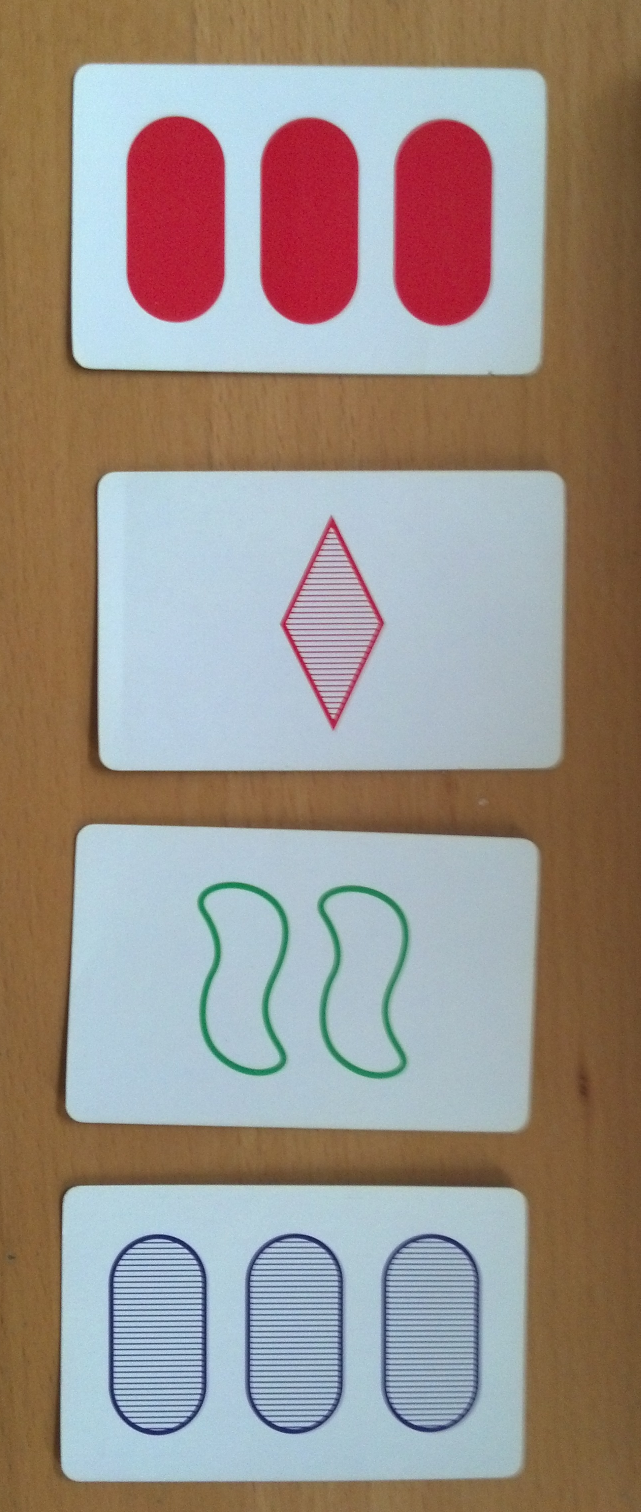
#> input picture cards.png, 1281 x 3024 px (shown at 1/2 size)
$ python setgamematch.py cards.png
#> lines starting #> are read from the running program, lines starting #| are printed output that depends on the picture; after the words box and inside, x2 and y2 are one past the last pixel; in counts of white or black regions, pixels touching at a corner belong together
#!/usr/bin/env python

import sys
import os
import cv2
import numpy as np
from collections import defaultdict


shadings = ['open', 'striped', 'solid']
colors = ['green', 'red', 'purple']
shapes = ['diamond', 'squiggle', 'oval']


class SetCard:
    def __init__(self, v=None, cnt=None):
        # stored as num, col, shading, shape
        self.v = np.array(v)
        self.cnt = cnt

    def __repr__(self):
        num = 3 if self.v[0] == 0 else self.v[0]
        s = '' if num == 1 else 's'
        return str(num) + " " + shadings[self.v[2]] + " " + colors[self.v[1]] + " " + shapes[self.v[3]] + s

    def code(self):
        return "".join(map(str, self.v))


class SetHand:
    def __init__(self, cards=[]):
        #self.cards = [v for v in cards if isinstance(v, SetCard) else SetCard(v)]
        self.cards = []
        for card in cards:
            if not isinstance(card, SetCard):
                card = SetCard(card)
            self.cards.append(card)

    def add(self, card):
        self.cards.append(card if isinstance(card, SetCard) else SetCard(card))

    def find_sets(self):
        # todo: change to dict to reference SetCard (for contour drawing)
        codes = set([card.code() for card in self.cards])

        found = set()
        sets = []
        for i, card1 in enumerate(self.cards):
            for j, card2 in enumerate(self.cards):
                if i < j:
                    card3 = SetCard(missing_card(card1, card2))

                    if card3.code() in codes:
                        s = [card1.code(), card2.code(), card3.code()]
                        s.sort()
                        s = tuple(s)
                        if s not in found:
                            found.add(s)
                            sets.append([card1, card2, card3])
                            #print card1, card2, card3

                        #print ", ".join( map(str, (card1, card2, card3)) )
                        #print card1, card2
        return sets

def is_set_match(card1, card2, card3):
    return ((card1.v + card2.v + card3.v) % 3 == 0).all()

def missing_card(card1, card2):
    return (np.array([0,0,0,0]) - ((card1.v + card2.v) % 3)) % 3


if __name__=='__main__':
    if len(sys.argv) != 2:
        sys.stderr.write('usage: %s <img>\n' % sys.argv[0])
        sys.exit(1)

    # Color lookup table: BGR values for different symbol colors and shadings
    # Format: [shading_index, color_index] where:
    #   shading: 0=open, 1=striped, 2=solid
    #   color: 0=green, 1=red, 2=purple
    symbol_colors = np.array([[130, 165, 165], # open green
                              [60, 130, 80],    # open green (alternate)
                              [50, 80, 190],    # open red
                              [130, 143, 164],  # open purple
                              [110, 150, 140],  # striped green
                              [100, 120, 180],  # striped red
                              [110, 115, 130],  # striped purple
                              [75, 160, 15],    # solid green
                              [50, 30, 180],    # solid red
                              [70, 35, 60]      # solid purple
                              ])
    symbol_codes = np.array([[0, 0], [0, 0], [0, 1], [0, 2],
                             [1, 0], [1, 1], [1, 2],
                             [2, 0], [2, 1], [2, 2]
                             ])

    # Shape detection using extent (ratio of contour area to bounding rectangle area)
    # Diamond: ~0.5, Squiggle: ~0.75, Oval: ~0.87
    symbol_extents = np.array([0.5, 0.75, 0.87])

    # read input image
    infile = sys.argv[1]
    im = cv2.imread(infile)
#> im is the input picture: shape (3024, 1281, 3); mean B, G, R 136, 143.9, 154.6

    if im is None:
        sys.stderr.write('Error: Could not read image file: %s\n' % infile)
        sys.exit(1)

    # convert to grayscale
    imgray = cv2.cvtColor(im, cv2.COLOR_BGR2GRAY)
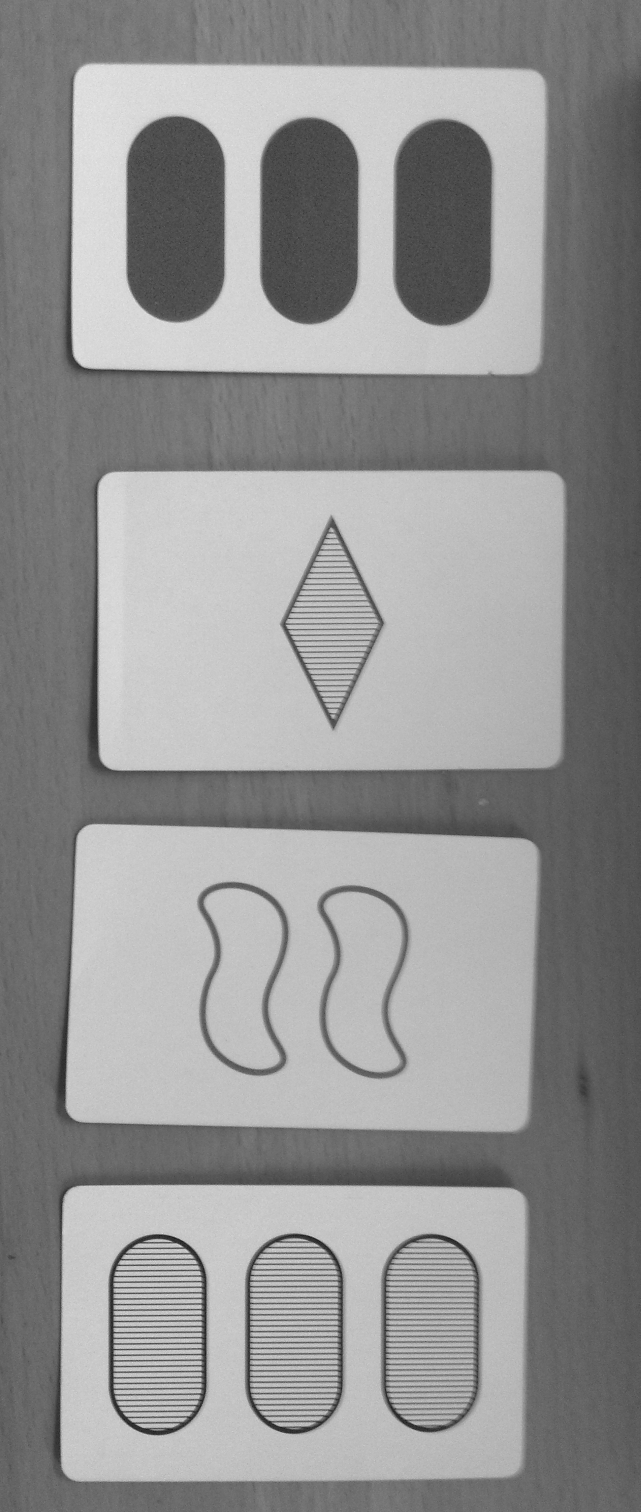
#> imgray: shape (3024, 1281) (shown at 1/2 size); min 6, max 245, mean 146.2

    # threshold to binary image using Otsu's method
    ret, thresh = cv2.threshold(imgray, 0, 255, cv2.THRESH_BINARY | cv2.THRESH_OTSU)
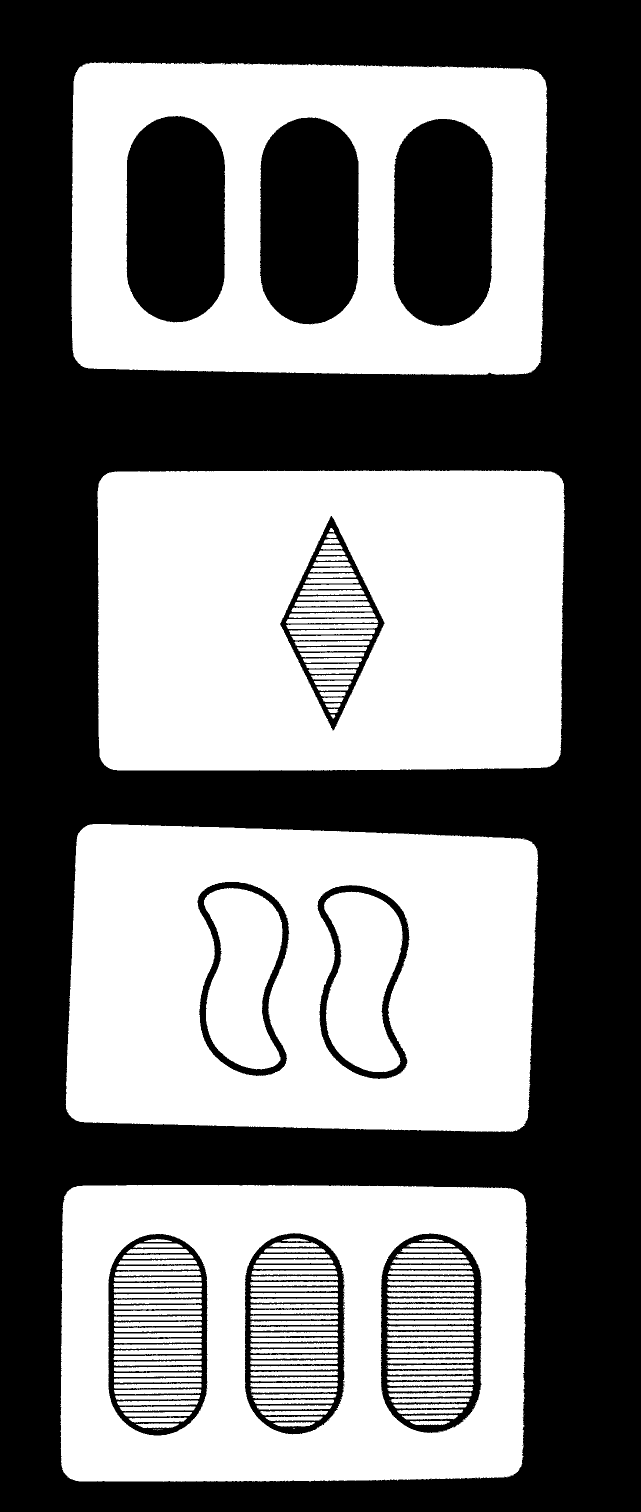
#> thresh: shape (3024, 1281) (shown at 1/2 size); 48.5% white; 167 white regions (25 under 20 px)
#> ret = 147

    # extract contours and regions
    contours, hierarchy = cv2.findContours(thresh, cv2.RETR_TREE, cv2.CHAIN_APPROX_SIMPLE)
#> contours = 247 contours, 96 with area under 20; largest, box (x1, y1, x2, y2) and area: (143, 124, 1095, 750) 577704, (195, 941, 1130, 1541) 552449, (131, 1648, 1076, 2264) 547044, (121, 2370, 1055, 2964) 542968, (785, 237, 987, 653) 72824
    hierarchy = hierarchy[0]

    # identify cards as large areas with children but no parents
    # Use adaptive threshold based on image size
    img_area = im.shape[0] * im.shape[1]
#> img_area = 3873744
    card_min_area = img_area / 100  # Cards should be at least 1% of image
#> card_min_area = 38737.4
    symbol_min_area = img_area / 5000  # Symbols should be at least 0.02% of image
#> symbol_min_area = 774.7

    card_ids = set()
    for i, cnt in enumerate(contours):
        area = cv2.contourArea(cnt)
        if area >= card_min_area:
            if hierarchy[i][2] > 0 and hierarchy[i][3] == -1:
                card_ids.add(i)
#> this loop made 247 passes
#> area on passes 4, 35, 40: 542968.5, 71345, 535.5
#> after the loop, card_ids = 4 items

    if len(card_ids) == 0:
        sys.stderr.write('Warning: No cards detected in image\n')
        sys.exit(0)

    # identify all symbol regions with their parent card
    # symbols are direct children of cards that are large enough
    cards = defaultdict(dict)
    for card_id in card_ids:
        # Get all direct children of this card
        child_id = hierarchy[card_id][2]  # first child
        while child_id != -1:
            area = cv2.contourArea(contours[child_id])
            # Symbols should be large enough to filter out noise
            if area >= symbol_min_area:
                # create mask for this symbol
                mask = np.zeros(imgray.shape, np.uint8)
                cv2.drawContours(mask, [contours[child_id]], -1, 255, -1)

                # compute BGR mean to identify color and shading
                mean = list(map(int, cv2.mean(im, mask=mask)[:3]))
                err = np.abs(symbol_colors - mean).sum(1)
                best_match_idx = np.argmin(err)
                shading, color = symbol_codes[best_match_idx]

                # compute ratio of symbol area to bounding rectangle
                # to identify shape
                bx, by, bw, bh = cv2.boundingRect(contours[child_id])
                # Avoid division by zero
                if bw > 0 and bh > 0:
                    extent = area / float(bw * bh)
                    err = np.abs(symbol_extents - extent)
                    shape = np.argmin(err)
                else:
                    shape = 0  # default to diamond if we can't compute extent

                cards[card_id][child_id] = [color, shading, shape]

            # Move to next sibling
            child_id = hierarchy[child_id][0]
#> this loop made 4 passes
#> card_id on passes 1 to 4: 224, 3, 181, 167
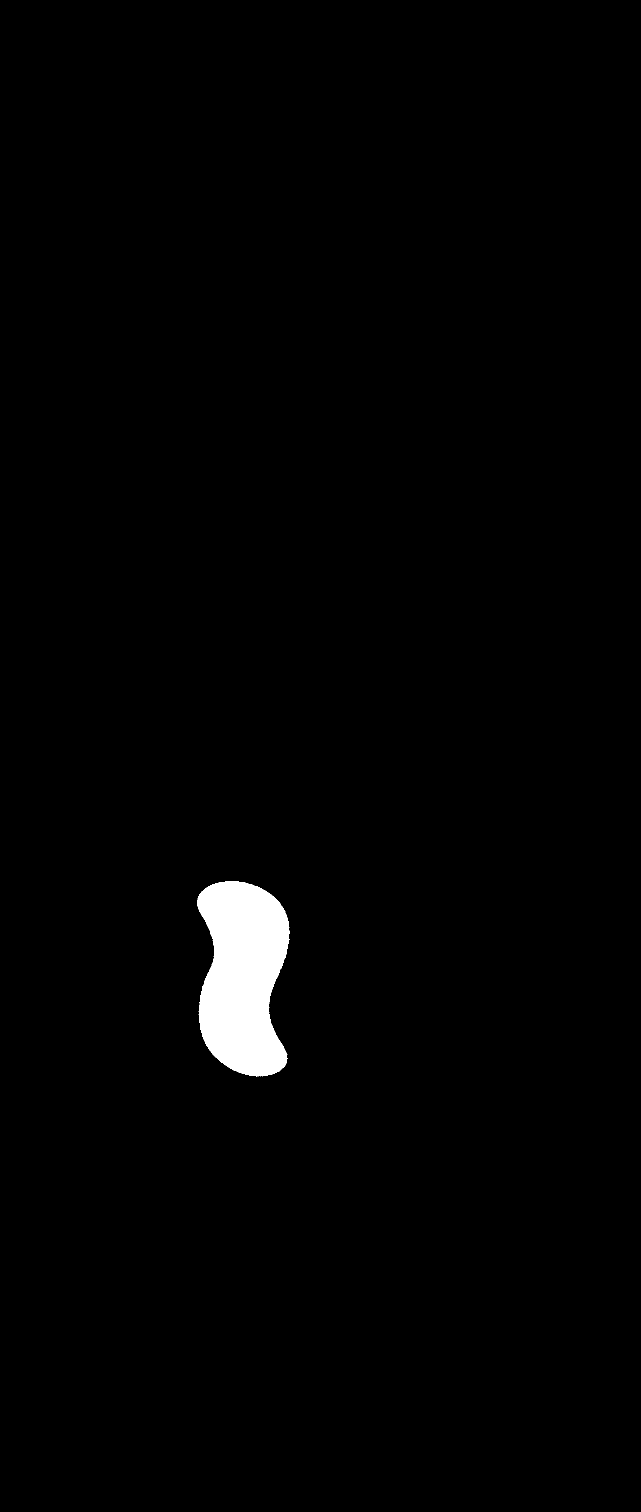
#> mask: shape (3024, 1281) (shown at 1/2 size); 1.4% white; 1 white region, box (x1, y1, x2, y2) and area: (394, 1763, 580, 2153) 55145
#> after the loop, cards = 4 items


    # construct and label cards and add to hand
    hand = SetHand()
    cards_with_no_symbols = []

    for c, symbols in cards.items():
        # build card object
        symbol_values = list(symbols.values())
        if len(symbol_values) > 0:
            # Calculate number using modulo for Set game logic
            # In Set, attributes are 0/1/2 where 0 represents the third option
            # So: 1 symbol -> 1%3=1, 2 symbols -> 2%3=2, 3 symbols -> 3%3=0
            num_symbols = len(symbols)
            if num_symbols > 3:
                num_symbols = 3  # Cap at 3 for Set rules
            v = [num_symbols % 3,] + symbol_values[0]
            card = SetCard(v, contours[c])

            # add card to hand
            hand.add(card)

            # draw contour around card
            cv2.drawContours(im, [contours[c]], -1, (255, 0, 0), 3)

            # label card on original image
            bx, by, bw, bh = cv2.boundingRect(contours[c])
            cv2.putText(im, repr(card), (bx, int(by + bh / 10.0)), cv2.FONT_HERSHEY_PLAIN, 2.0, (0, 0, 0), 5)
        else:
            cards_with_no_symbols.append(c)
#> this loop made 4 passes
#> (c, symbols, symbol_values, bx, by, bw) on passes 1, 2, 4: (224, {236: [1, 2, 2], 237: [1, 2, 2], 238: [1, 2, 2]}, [[1, 2, 2], [1, 2, 2], [1, 2, 2]], 143, 124, 952), (3, {34: [0, 1, 2], 73: [0, 1, 2], 123: [0, 1, 2]}, [[0, 1, 2], [0, 1, 2], [0, 1, 2]], 121, 2370, 934), (167, {171: [0, 0, 1], 176: [0, 0, 1]}, [[0, 0, 1], [0, 0, 1]], 131, 1648, 945)
#> (c, symbols, bx, by, bw, bh) on pass 3: (181, {184: [2, 0, 0]}, 195, 941, 935, 600)
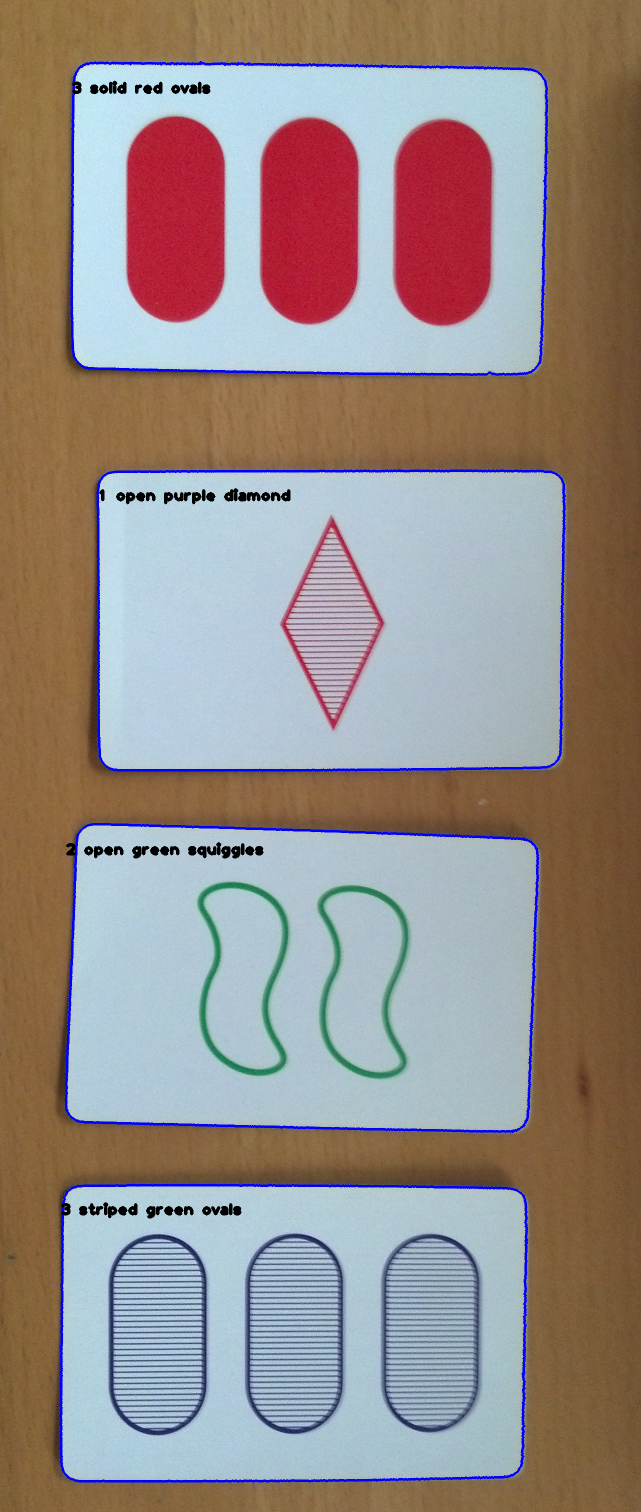
#> im: shape (3024, 1281, 3) (shown at 1/2 size); 1.99% of pixels changed, all inside (x1, y1, x2, y2) = (119, 122, 1132, 2966)
#> after the loop, cards_with_no_symbols = []

    if cards_with_no_symbols:
        sys.stderr.write('Warning: %d card(s) detected with no symbols\n' % len(cards_with_no_symbols))

    # print sets
    for i, s in enumerate(hand.find_sets()):
#> in find_sets, `codes = set([card.code() for card in self.cards])`: codes = 4 items
#> in find_sets, `found = set()`: found = 0 items
        print("set #" + str(i + 1) + ":", end=" ")
        desc = ", ".join(map(str, s))
        cv2.putText(im, desc, (100, 100 * (1 + i)), cv2.FONT_HERSHEY_PLAIN, 4.0, (0, 0, 0), 5)
        print(desc)
#> this loop made 0 passes

    # save labeled image
    outfile = '%s_labeled%s' % os.path.splitext(infile)
    cv2.imwrite(outfile, im)
